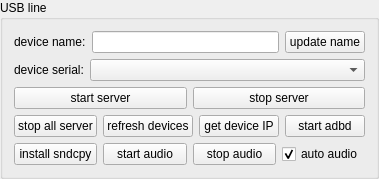
       <widget class="QGroupBox" name="usbGroupBox">
        <property name="sizePolicy">
         <sizepolicy hsizetype="Preferred" vsizetype="Preferred">
          <horstretch>0</horstretch>
          <verstretch>0</verstretch>
         </sizepolicy>
        </property>
        <property name="title">
         <string>USB line</string>
        </property>
        <layout class="QVBoxLayout" name="verticalLayout">
         <item>
          <layout class="QHBoxLayout" name="horizontalLayout_10">
           <item>
            <widget class="QLabel" name="label_9">
             <property name="sizePolicy">
              <sizepolicy hsizetype="Preferred" vsizetype="Preferred">
               <horstretch>0</horstretch>
               <verstretch>0</verstretch>
              </sizepolicy>
             </property>
             <property name="text">
              <string>device name:</string>
             </property>
            </widget>
           </item>
           <item>
            <widget class="QLineEdit" name="userNameEdt">
             <property name="sizePolicy">
              <sizepolicy hsizetype="MinimumExpanding" vsizetype="Preferred">
               <horstretch>0</horstretch>
               <verstretch>0</verstretch>
              </sizepolicy>
             </property>
            </widget>
           </item>
           <item>
            <widget class="QPushButton" name="updateNameBtn">
             <property name="sizePolicy">
              <sizepolicy hsizetype="Preferred" vsizetype="Preferred">
               <horstretch>0</horstretch>
               <verstretch>0</verstretch>
              </sizepolicy>
             </property>
             <property name="text">
              <string>update name</string>
             </property>
             <property name="autoDefault">
              <bool>false</bool>
             </property>
            </widget>
           </item>
          </layout>
         </item>
         <item>
          <widget class="QWidget" name="usbWidget1" native="true">
           <property name="sizePolicy">
            <sizepolicy hsizetype="Preferred" vsizetype="Preferred">
             <horstretch>0</horstretch>
             <verstretch>0</verstretch>
            </sizepolicy>
           </property>
          <layout class="QVBoxLayout" name="verticalLayout_usbDevice">
            <property name="leftMargin">
             <number>0</number>
            </property>
            <property name="topMargin">
             <number>0</number>
            </property>
            <property name="rightMargin">
             <number>0</number>
            </property>
            <property name="bottomMargin">
             <number>0</number>
            </property>
            <item>
             <layout class="QHBoxLayout" name="horizontalLayout_serial">
              <property name="spacing">
               <number>6</number>
              </property>
              <property name="leftMargin">
               <number>0</number>
              </property>
              <property name="topMargin">
               <number>0</number>
              </property>
              <property name="rightMargin">
               <number>0</number>
              </property>
              <property name="bottomMargin">
               <number>0</number>
              </property>
              <item>
               <widget class="QLabel" name="label_2">
                <property name="sizePolicy">
                 <sizepolicy hsizetype="Maximum" vsizetype="Preferred">
                  <horstretch>0</horstretch>
                  <verstretch>0</verstretch>
                 </sizepolicy>
                </property>
                <property name="text">
                 <string>device serial:</string>
                </property>
               </widget>
              </item>
              <item>
               <widget class="QComboBox" name="serialBox">
                <property name="sizePolicy">
                 <sizepolicy hsizetype="MinimumExpanding" vsizetype="Preferred">
                  <horstretch>1</horstretch>
                  <verstretch>0</verstretch>
                 </sizepolicy>
                </property>
                <property name="minimumSize">
                 <size>
                  <width>180</width>
                  <height>0</height>
                 </size>
                </property>
               </widget>
              </item>
             </layout>
            </item>
            <item>
             <layout class="QHBoxLayout" name="horizontalLayout_server">
              <property name="spacing">
               <number>6</number>
              </property>
              <property name="leftMargin">
               <number>0</number>
              </property>
              <property name="topMargin">
               <number>0</number>
              </property>
              <property name="rightMargin">
               <number>0</number>
              </property>
              <property name="bottomMargin">
               <number>0</number>
              </property>
              <item>
               <widget class="QPushButton" name="startServerBtn">
                <property name="sizePolicy">
                 <sizepolicy hsizetype="MinimumExpanding" vsizetype="Preferred">
                  <horstretch>1</horstretch>
                  <verstretch>0</verstretch>
                 </sizepolicy>
                </property>
                <property name="text">
                 <string>start server</string>
                </property>
                <property name="autoDefault">
                 <bool>false</bool>
                </property>
               </widget>
              </item>
              <item>
               <widget class="QPushButton" name="stopServerBtn">
                <property name="sizePolicy">
                 <sizepolicy hsizetype="MinimumExpanding" vsizetype="Preferred">
                  <horstretch>1</horstretch>
                  <verstretch>0</verstretch>
                 </sizepolicy>
                </property>
                <property name="text">
                 <string>stop server</string>
                </property>
                <property name="autoDefault">
                 <bool>false</bool>
                </property>
               </widget>
              </item>
             </layout>
            </item>
           </layout>
          </widget>
         </item>
         <item>
          <widget class="QWidget" name="usbWidget2" native="true">
           <property name="sizePolicy">
            <sizepolicy hsizetype="Preferred" vsizetype="Preferred">
             <horstretch>0</horstretch>
             <verstretch>0</verstretch>
            </sizepolicy>
           </property>
           <layout class="QHBoxLayout" name="horizontalLayout_4">
            <property name="leftMargin">
             <number>0</number>
            </property>
            <property name="topMargin">
             <number>0</number>
            </property>
            <property name="rightMargin">
             <number>0</number>
            </property>
            <property name="bottomMargin">
             <number>0</number>
            </property>
            <item>
             <widget class="QPushButton" name="stopAllServerBtn">
              <property name="sizePolicy">
               <sizepolicy hsizetype="Preferred" vsizetype="Preferred">
                <horstretch>0</horstretch>
                <verstretch>0</verstretch>
               </sizepolicy>
              </property>
              <property name="text">
               <string>stop all server</string>
              </property>
             </widget>
            </item>
            <item>
             <widget class="QPushButton" name="updateDevice">
              <property name="sizePolicy">
               <sizepolicy hsizetype="Preferred" vsizetype="Preferred">
                <horstretch>0</horstretch>
                <verstretch>0</verstretch>
               </sizepolicy>
              </property>
              <property name="text">
               <string>refresh devices</string>
              </property>
              <property name="autoDefault">
               <bool>false</bool>
              </property>
             </widget>
            </item>
            <item>
             <widget class="QPushButton" name="getIPBtn">
              <property name="sizePolicy">
               <sizepolicy hsizetype="Preferred" vsizetype="Preferred">
                <horstretch>0</horstretch>
                <verstretch>0</verstretch>
               </sizepolicy>
              </property>
              <property name="text">
               <string>get device IP</string>
              </property>
              <property name="autoDefault">
               <bool>false</bool>
              </property>
             </widget>
            </item>
            <item>
             <widget class="QPushButton" name="startAdbdBtn">
              <property name="sizePolicy">
               <sizepolicy hsizetype="Preferred" vsizetype="Preferred">
                <horstretch>0</horstretch>
                <verstretch>0</verstretch>
               </sizepolicy>
              </property>
              <property name="text">
               <string>start adbd</string>
              </property>
              <property name="autoDefault">
               <bool>false</bool>
              </property>
             </widget>
            </item>
           </layout>
          </widget>
         </item>
         <item>
          <widget class="QWidget" name="usbWidget3" native="true">
           <layout class="QHBoxLayout" name="horizontalLayout_12">
            <property name="leftMargin">
             <number>0</number>
            </property>
            <property name="topMargin">
             <number>0</number>
            </property>
            <property name="rightMargin">
             <number>0</number>
            </property>
            <property name="bottomMargin">
             <number>0</number>
            </property>
            <item>
             <widget class="QPushButton" name="installSndcpyBtn">
              <property name="sizePolicy">
               <sizepolicy hsizetype="Preferred" vsizetype="Preferred">
                <horstretch>0</horstretch>
                <verstretch>0</verstretch>
               </sizepolicy>
              </property>
              <property name="text">
               <string>install sndcpy</string>
              </property>
             </widget>
            </item>
            <item>
             <widget class="QPushButton" name="startAudioBtn">
              <property name="sizePolicy">
               <sizepolicy hsizetype="Preferred" vsizetype="Preferred">
                <horstretch>0</horstretch>
                <verstretch>0</verstretch>
               </sizepolicy>
              </property>
              <property name="text">
               <string>start audio</string>
              </property>
             </widget>
            </item>
            <item>
             <widget class="QPushButton" name="stopAudioBtn">
              <property name="sizePolicy">
               <sizepolicy hsizetype="Preferred" vsizetype="Preferred">
                <horstretch>0</horstretch>
                <verstretch>0</verstretch>
               </sizepolicy>
              </property>
              <property name="text">
               <string>stop audio</string>
              </property>
             </widget>
            </item>
            <item>
             <widget class="QCheckBox" name="autoStartAudioCheck">
              <property name="text">
               <string>auto audio</string>
              </property>
              <property name="checked">
               <bool>true</bool>
              </property>
              <property name="toolTip">
               <string>Start sndcpy audio automatically when a device connects</string>
              </property>
             </widget>
            </item>
           </layout>
          </widget>
         </item>
        </layout>
       </widget>
